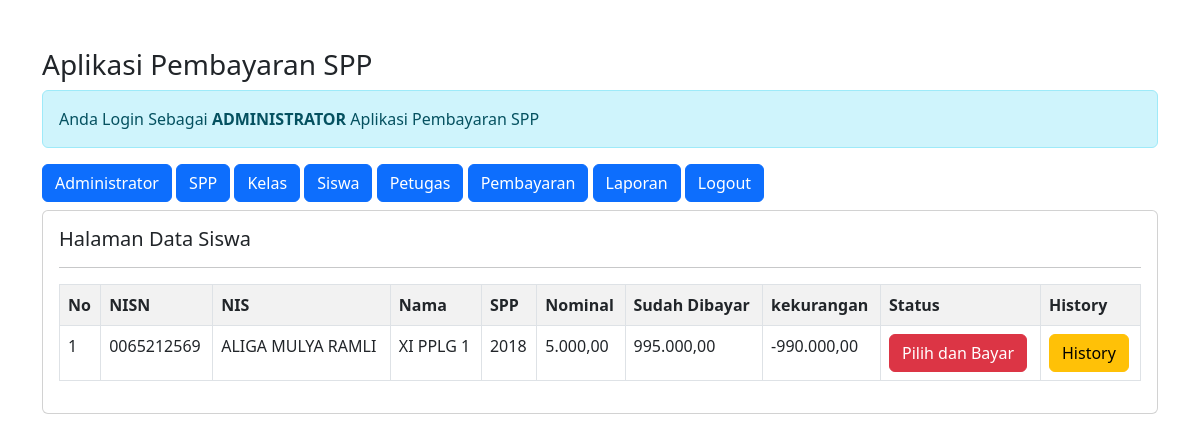
The page /admin/admin.php?url=pembayaran (signed in) on the database as committed earlier.
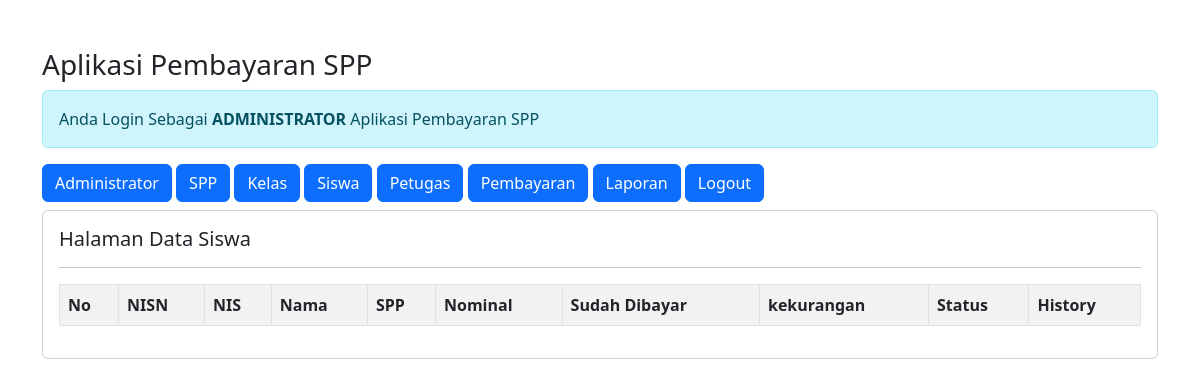
The same page on the database as committed later.
### tables this page shows
CREATE TABLE `siswa` (
  `nisn` char(10) NOT NULL,
  `nis` char(8) DEFAULT NULL,
  `nama` varchar(35) DEFAULT NULL,
  `id_kelas` int(11) DEFAULT NULL,
  `alamat` text DEFAULT NULL,
  `no_telp` varchar(13) DEFAULT NULL,
  `id_spp` int(11) DEFAULT NULL
);

CREATE TABLE `kelas` (
  `id_kelas` int(11) NOT NULL,
  `nama_kelas` varchar(10) NOT NULL,
  `kompetensi_keahlian` varchar(50) NOT NULL
);

CREATE TABLE `spp` (
  `id_spp` int(11) NOT NULL,
  `tahun` int(11) NOT NULL,
  `nominal` int(11) NOT NULL
);

### admin/pembayaran.php (the view)
<h5>Halaman Data Siswa</h5>
<hr>
<table class="table table-striped table-bordered">
    <tr class="fw-bold">
        <td>No</td>
        <td>NISN</td>
        <td>NIS</td>
        <td>Nama</td>
        <td>SPP</td>
        <td>Nominal</td>
        <td>Sudah Dibayar</td>
        <td>kekurangan</td>
        <td>Status</td>
        <td>History</td>
    </tr>
    <?php
    include '../koneksi.php';
    $no = 1;
    $sql = "SELECT*FROM siswa,spp,kelas WHERE siswa.id_kelas=kelas.id_kelas AND siswa.id_spp=spp.id_spp ORDER BY nama ASC";
    $query = mysqli_query($koneksi, $sql);
    foreach($query as $data) {
        $data_pembayaran = mysqli_query($koneksi, "SELECT SUM(jumlah_bayar) as jumlah_bayar FROM
             pembayaran WHERE nisn='$data[nisn]'");
        $data_pembayaran = mysqli_fetch_array($data_pembayaran);
        $sudah_bayar = $data_pembayaran['jumlah_bayar'];
        $kekurangan = $data['nominal'] - $data_pembayaran['jumlah_bayar'];
        ?>
    <tr>
        <td><?= $no++; ?></td>
        <td><?= $data['nisn'] ?></td>
        <td><?= $data['nama'] ?></td>
        <td><?= $data['nama_kelas'] ?></td>
        <td><?= $data['tahun'] ?></td>
        <td><?= number_format($data['nominal'],2,',','.'); ?></td>
        <td><?= number_format($sudah_bayar,2,',','.'); ?></td>
        <td><?= number_format($kekurangan,2,',','.'); ?></td>
        <td>
            <?php
            if($kekurangan==0){
                echo "<span class='badge text-bg-success'> Sudah Lunas </span>";
            }else{?>
                  <a href="?url=tambah-pembayaran&nisn=<?= $data['nisn'] ?>&kekurangan=<?= $kekurangan ?>" class="btn btn-danger">Pilih dan Bayar</a>
            <?php } ?>
        </td>
        <td>
        <a href="?url=history-pembayaran&nisn=<?= $data['nisn']?>" class='btn btn-warning'>History</a>
        </td>
    </tr>
    <?php }?>
</table>

Rows that differ between the two databases and show on the page:
removed siswa: nisn "0065212569", nama "ALIGA MULYA RAMLI", id_kelas.nama_kelas "XI PPLG 1", id_spp.tahun "2018", id_spp.nominal "5.000,00", sudah_bayar "995.000,00", kekurangan "-990.000,00"
